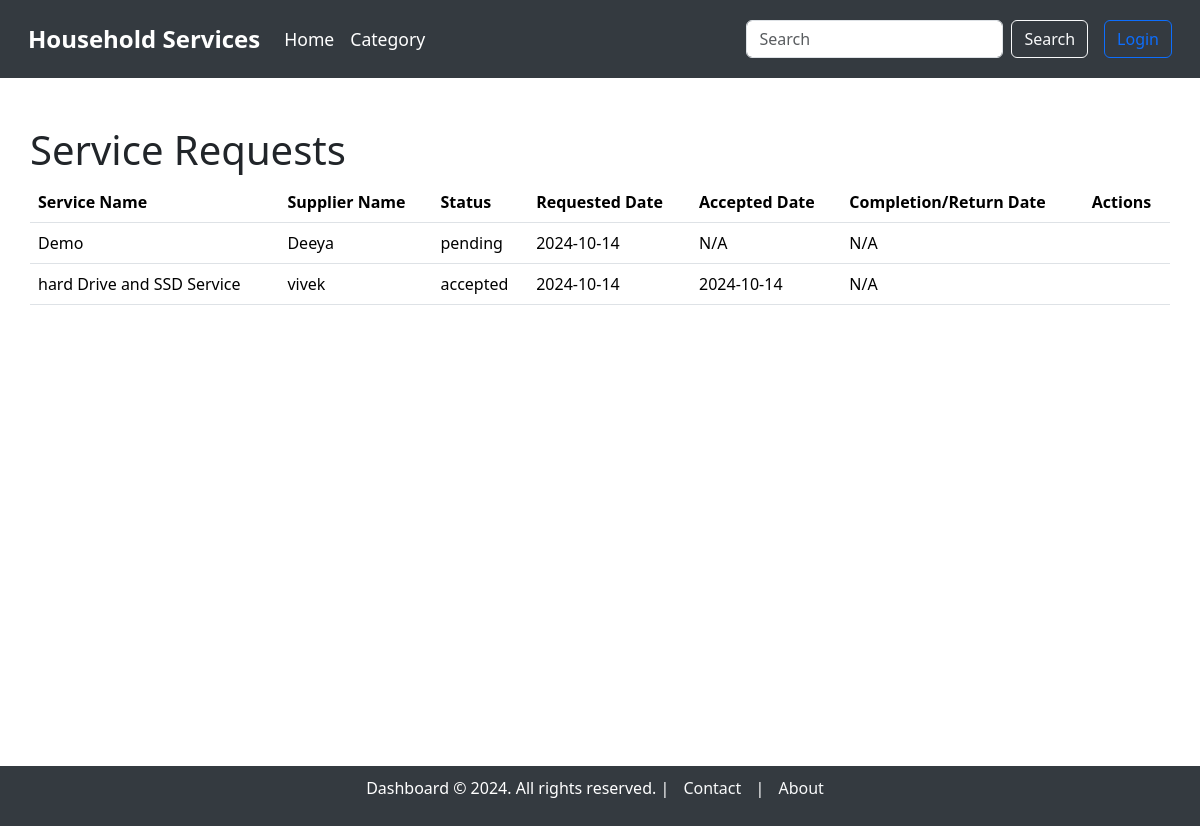
The page /service_requests on the database as committed earlier.
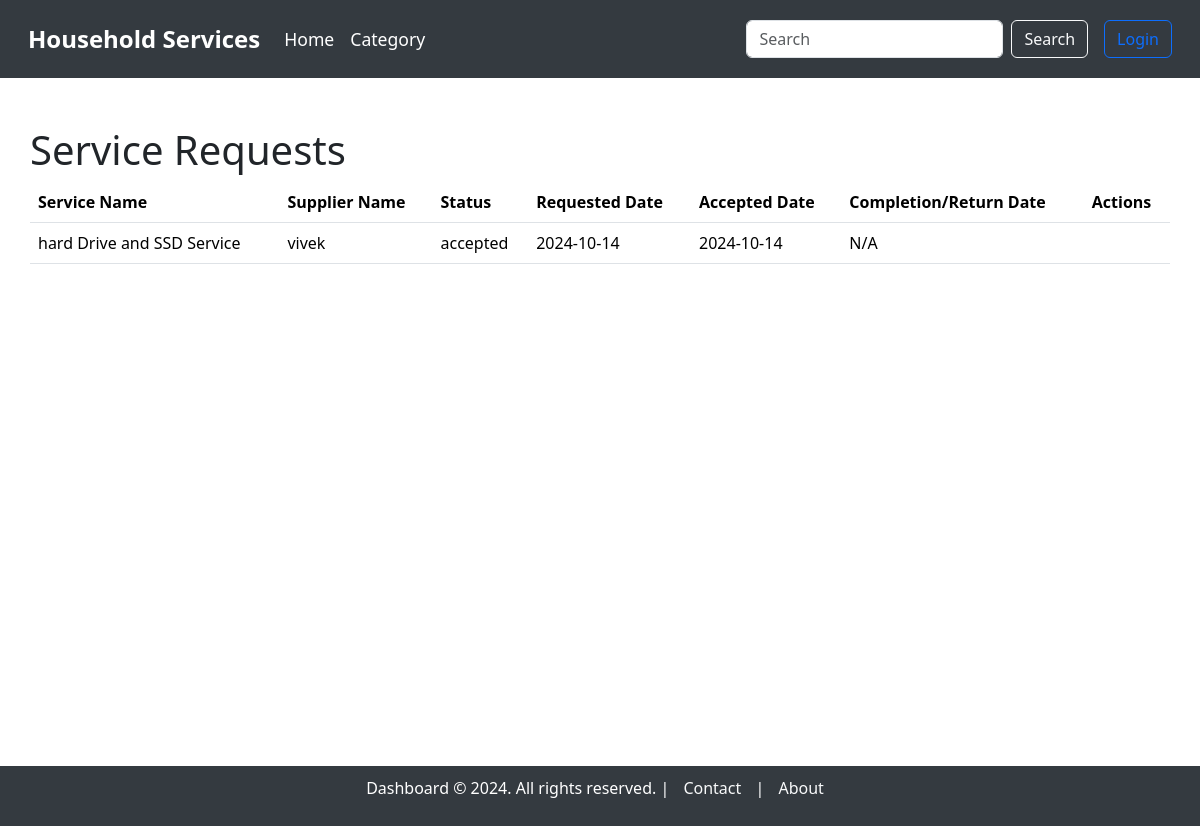
The same page on the database as committed later.
### model.py (models this page shows, shortened)
class ServiceRequest(db.Model):
    __tablename__ = "service_requests"
    service_request_id = db.Column(db.Integer, autoincrement=True, primary_key=True)
    service_id = db.Column(db.Integer, db.ForeignKey('service.service_id'), nullable=False)
    user_id = db.Column(db.Integer, db.ForeignKey('users.user_id'), nullable=False)
    supplier_id = db.Column(db.Integer, db.ForeignKey('users.user_id'), nullable=True)  # Link to supplier (optional)
    service_description = db.Column(db.String, nullable=False)
    experience_years = db.Column(db.Integer, nullable=True)
    created_at = db.Column(db.DateTime, default=datetime.utcnow)
    updated_at = db.Column(db.DateTime, default=datetime.utcnow, onupdate=datetime.utcnow)
    date_requested = db.Column(db.DateTime, default=datetime.utcnow, nullable=True)
    date_issued = db.Column(db.DateTime, nullable=True)  #accepted date
    date_completed = db.Column(db.DateTime, nullable=True)
    date_returned = db.Column(db.DateTime, nullable=True)
    status = db.Column(db.String, default='pending')  # 'pending', 'accepted', 'rejected', 'completed', 'returned', 'cancelled'
    price = db.Column(db.Integer, nullable=False)  # Price associated with the service
    customer = db.relationship('User', foreign_keys=[user_id], backref='customer_requests')
    supplier = db.relationship('User', foreign_keys=[supplier_id], backref='supplier_requests')
    service = db.relationship('Service', backref='requests')

class Service(db.Model):
    __tablename__ = "service"
    service_id = db.Column(db.Integer, autoincrement=True, primary_key=True)
    category_id = db.Column(db.Integer, db.ForeignKey('category.category_id'), nullable=False)  # Link to Category model
    supplier_id = db.Column(db.Integer, db.ForeignKey('users.user_id'), nullable=False)  # Link to the supplier
    service_name = db.Column(db.String, unique=True, nullable=False)
    service_description = db.Column(db.String, nullable=False)
    created_at = db.Column(db.DateTime, default=datetime.utcnow)
    updated_at = db.Column(db.DateTime, default=datetime.utcnow, onupdate=datetime.utcnow)
    price = db.Column(db.Integer)
    image = db.Column(db.String)  # Path to the uploaded image
    supplier = db.relationship('User', backref='services')  # Relationship to supplier (User)
    category = db.relationship('Category', backref='services')  # Relationship to Category

class User(db.Model):
    __tablename__ = "users"
    user_id = db.Column(db.Integer, autoincrement=True, primary_key=True)
    full_name = db.Column(db.String, nullable=False)
    username = db.Column(db.String, unique=True, nullable=False)
    email = db.Column(db.String, unique=True, nullable=False)
    password = db.Column(db.String, nullable=False)
    address = db.Column(db.String, nullable=False)
    pincode = db.Column(db.String, nullable=False)
    role = db.Column(db.String, nullable=False)  # 'customer' or 'supplier'
    service_name = db.Column(db.String)  # Only applicable if the user is a supplier
    experience_years = db.Column(db.Integer)  # Only applicable if the user is a supplier
    document = db.Column(db.String)  # Path or name of the uploaded document, only for suppliers

### main.py (the view, shortened to what this page needs)
@app.route('/service_requests', methods=['GET'])
def view_service_requests():
    user_id = session.get('user_id')
    role = session.get('role')
    if role == 'customer':
        service_requests = ServiceRequest.query.filter_by(user_id=user_id).filter(ServiceRequest.status.in_(['pending', 'accepted'])).all()
        service_history = ServiceRequest.query.filter_by(user_id=user_id).filter(ServiceRequest.status.in_(['completed', 'returned'])).all()
    else:
        service_requests = ServiceRequest.query.filter(ServiceRequest.status.in_(['pending', 'accepted'])).all()
        service_history = ServiceRequest.query.filter(ServiceRequest.status.in_(['completed', 'returned'])).all()
    return render_template('service_requests/service_requests.html', service_requests=service_requests, service_history=service_history)

### templates/service_requests/service_requests.html (shortened to what this page needs)
{% extends 'base_dashboard.html' %}
{% block content %}
<div class="container mt-5">
    <h1>Service Requests</h1>
    {% if service_requests %}
        <table class="table">
            <thead>
                <tr>
                    <th>Service Name</th>
                    <th>Supplier Name</th>
                    <th>Status</th>
                    <th>Requested Date</th>
                    <th>Accepted Date</th>
                    <th>Completion/Return Date</th>
                    <th>Actions</th>
                </tr>
            </thead>
            <tbody>
                {% for request in service_requests %}
                    <tr>
                        <td>{{ request.service.service_name }}</td>
                        <td>{{ request.service.supplier.full_name if request.service.supplier else 'Not Assigned' }}</td>
                        <td>{{ request.status }}</td>
                        <td>{{ request.date_requested.strftime('%Y-%m-%d') }}</td>
                        <td>
                            {% if request.date_issued %}
                                {{ request.date_issued.strftime('%Y-%m-%d') }}
                            {% else %}
                                N/A
                            {% endif %}
                        </td>
                        <td>
                            {% if request.status == 'completed' %}
                                {{ request.date_completed.strftime('%Y-%m-%d') if request.date_completed else 'N/A' }}
                            {% elif request.status == 'returned' %}
                                {{ request.date_returned.strftime('%Y-%m-%d') if request.date_returned else 'N/A' }}
                            {% else %}
                                N/A
                            {% endif %}
                        </td>
                        <td>
                        </td>
                    </tr>
                {% endfor %}
            </tbody>
        </table>
    {% else %}
        <p>No service requests found.</p>
    {% endif %}
</div>
{% endblock %}

Rows that differ between the two databases and show on the page:
no longer on this page (row edited): ServiceRequest: service.service_name "Demo", service.supplier "Deeya", status "pending", date_requested "2024-10-14", shows "N/A"
